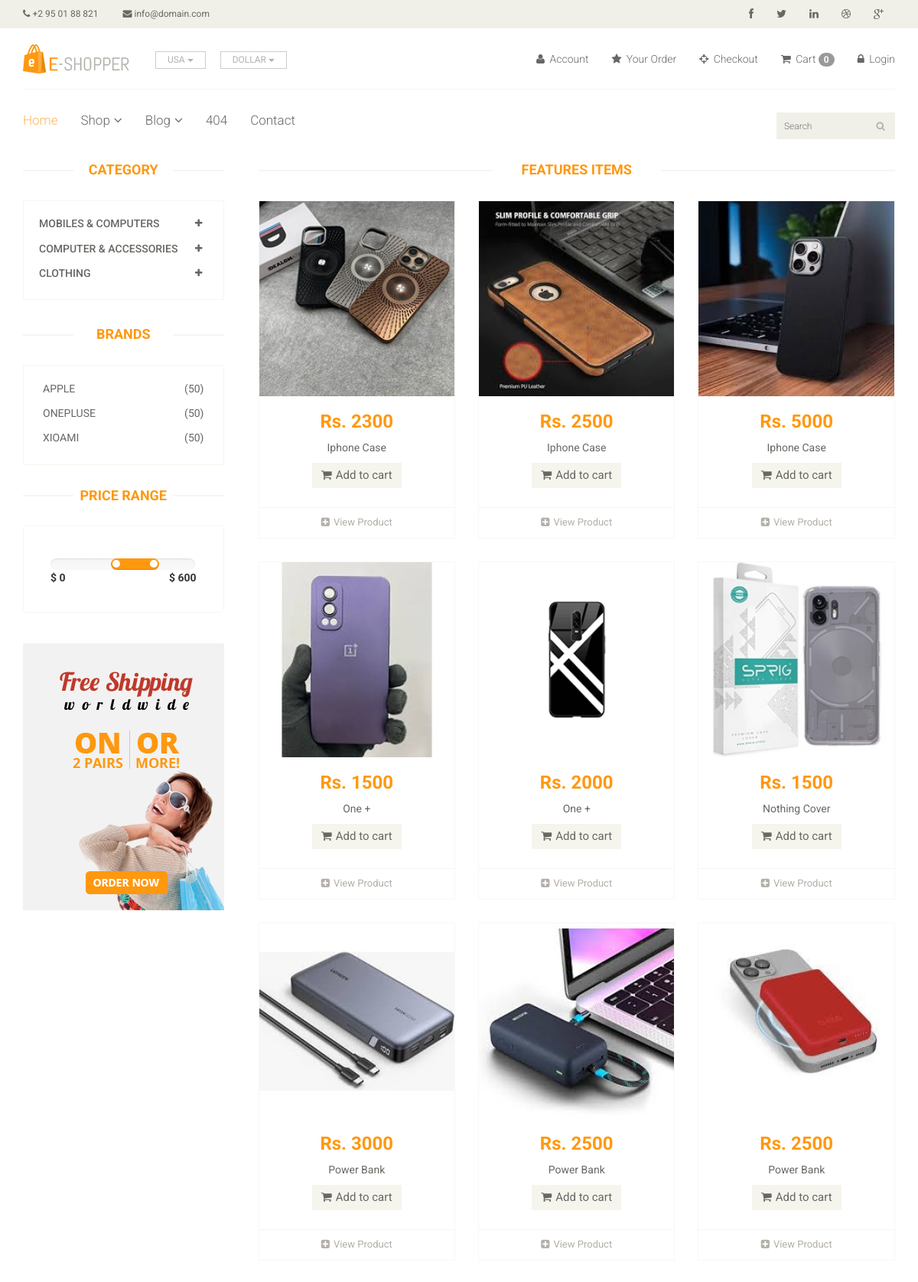
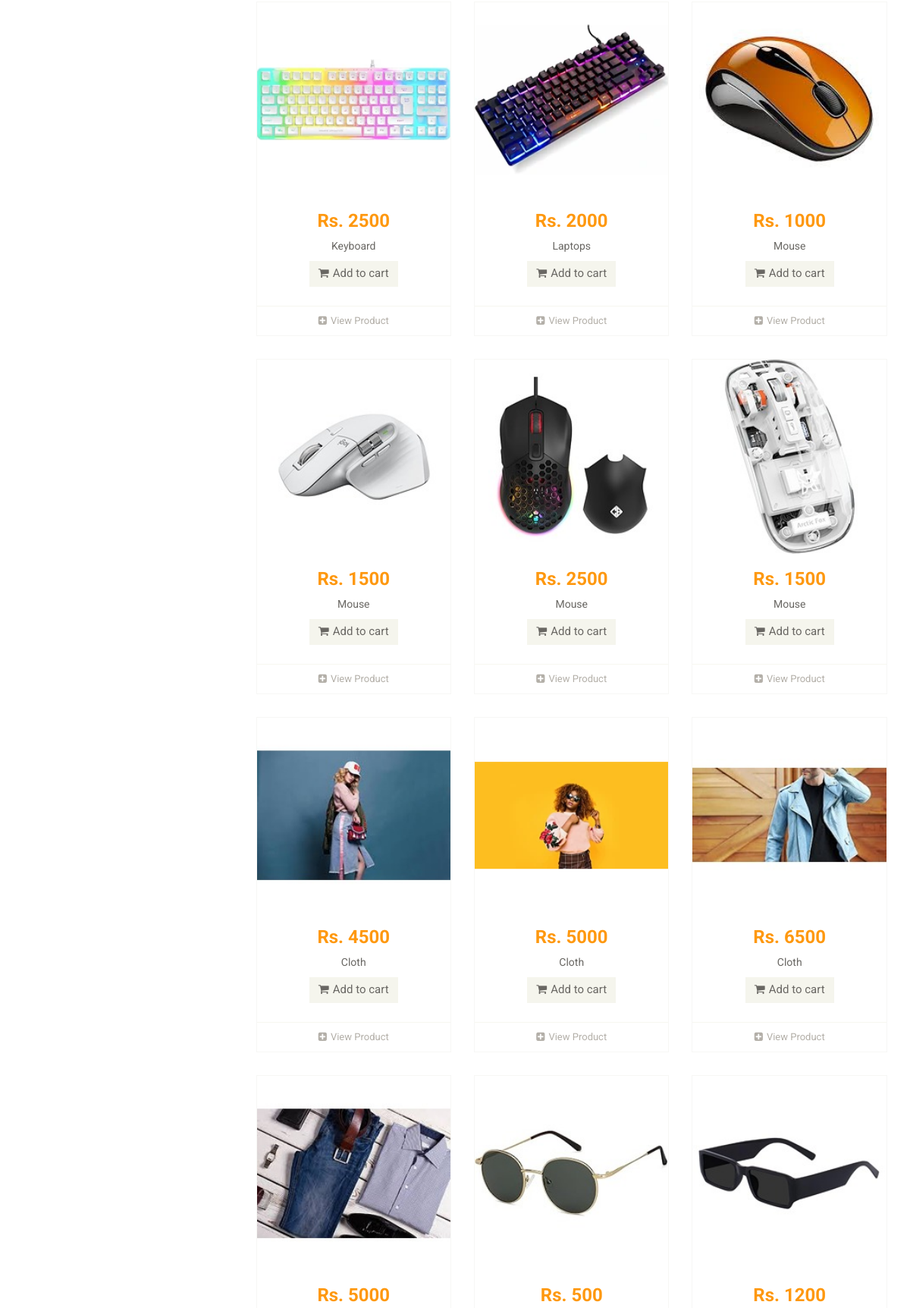
The app's page /product/ (upper part) with its own data (2 pictures, top to bottom).
### app/models.py (models this page shows, shortened)
class Catagory(models.Model):
    name = models.CharField(max_length=150)

class Brand(models.Model):
    name = models.CharField(max_length=200)

class Product(models.Model):
    Availability = (('In Stock','In Stock'),('Out Of Stock','Out Of Stock'))
    category = models.ForeignKey(Catagory,on_delete=models.CASCADE, null=False,default=None)
    sub_category = models.ForeignKey(Sub_Category,on_delete=models.CASCADE, null=False,default=None)
    brand = models.ForeignKey(Brand,on_delete=models.CASCADE,null=True)
    image = models.ImageField(upload_to='ecommerce/pimg')
    name = models.CharField(max_length=100)
    price = models.IntegerField()
    Availability = models.CharField(choices=Availability,null=True,max_length=100)
    date = models.DateField(auto_now_add=True)

### E_Shop/views.py (the view)
# urls.py: path('product/',views.Product_Page,name='product'),
def Product_Page(request):
    catagory = Catagory.objects.all()
    brand = Brand.objects.all()
    brand_id = request.GET.get('brand')
    product = Product.objects.all()
    category_ID = request.GET.get("category")
    if category_ID:
        product = Product.objects.filter(sub_category = category_ID).order_by("-id")
    elif brand_id:
        product = Product.objects.filter(brand = brand_id).order_by("-id")
    else:
        catagory = Catagory.objects.all()
    context = {
        'catagory': catagory,
        'brand': brand,
        'product': product
    }
    return render(request,'product.html',context)

### templates/product.html (shortened to what this page needs)
{% extends "master.html" %}
{% block body %}
<section>
    <div class="container">
        <div class="row">
            <div class="col-sm-3">
                <div class="left-sidebar">
                    <h2>Category</h2>
                    <div class="panel-group category-products" id="accordian">
                        {% for cat in catagory %}
                        <div class="panel panel-default">
                            <div class="panel-heading">
                                <h4 class="panel-title">
                                    <a data-toggle="collapse" data-parent="#accordian" href="#{{cat.id}}">
                                        <span class="badge pull-right"><i class="fa fa-plus"></i></span>
                                        {{cat.name}}
                                    </a>
                                </h4>
                            </div>
                        </div>
                        {% endfor %}
                    </div>
                    <div class="brands_products">
                        <h2>Brands</h2>
                        <div class="brands-name">
                            <ul class="nav nav-pills nav-stacked">
                                {% for i in brand %}
                                <li><a href="/product/?brand={{i.id}}"> <span class="pull-right">(50)</span>{{i.name}} </a></li>
                                {% endfor %}
                            </ul>
                        </div>
                    </div>
                    <div class="price-range">
                        <h2>Price Range</h2>
                        <div class="well">
                             <input type="text" class="span2" value="" data-slider-min="0" data-slider-max="600" data-slider-step="5" data-slider-value="[250,450]" id="sl2" ><br />
                             <b>$ 0</b> <b class="pull-right">$ 600</b>
                        </div>
                    </div>
                    <div class="shipping text-center">
                        <img src="images/home/shipping.jpg" alt="" />
                    </div>
                </div>
            </div>
            <div class="col-sm-9 padding-right">
                <div class="features_items">
                    <h2 class="title text-center">Features Items</h2>
                    {% for prod in product %}
                    <div class="col-sm-4">
                        <div class="product-image-wrapper">
                            <div class="single-products">
                                    <div class="productinfo text-center">
                                        <img src="/{{prod.image}}" alt="" />
                                        <h2>Rs. {{prod.price}} </h2>
                                        <p> {{prod.name}} </p>
                                        <a href="{% url 'cart_add' prod.id %}" class="btn btn-default add-to-cart"><i class="fa fa-shopping-cart"></i>Add to cart</a>
                                    </div>
                                    <div class="product-overlay">
                                        <div class="overlay-content">
                                        </div>
                                    </div>
                            </div>
                            <div class="choose">
                                <ul class="nav nav-pills nav-justified">
                                    <li><a href="{{prod.id}}"><i class="fa fa-plus-square"></i>View Product</a></li>
                                </ul>
                            </div>
                        </div>
                    </div>
                    {% endfor %}
                </div>
            </div>
        </div>
    </div>
</section>
{% endblock body %}

### static/css/main.css (style rules this page uses)
body { font-family: 'Roboto', sans-serif; background:; position: relative; font-weight:400px; }
ul li { list-style: none; }
a { -webkit-transition: 300ms; -moz-transition: 300ms; -o-transition: 300ms; transition: 300ms; }
h1, h2, h3, h4, h5, h6 { font-family: 'Roboto', sans-serif; }
.category-products { border: 1px solid #F7F7F0; margin-bottom: 35px; padding-bottom: 20px; padding-top: 15px; }
.left-sidebar h2, .brands_products h2 { color: #FE980F; font-family: 'Roboto', sans-serif; font-size: 18px; font-weight: 700; margin: 0 auto 30px; text-align: center; text-transform: uppercase; position: relative; z-index:3; }
.left-sidebar h2:after, h2.title:after { content: " "; position: absolute; border: 1px solid #f5f5f5; bottom:8px; left: 0; width: 100%; height: 0; z-index: -2; }
.left-sidebar h2:before { content: " "; position: absolute; background: #fff; bottom: -6px; width: 130px; height: 30px; z-index: -1; left: 50%; margin-left: -65px; }
h2.title:before { content: " "; position: absolute; background: #fff; bottom: -6px; width: 220px; height: 30px; z-index: -1; left: 50%; margin-left: -110px; }
.category-products .panel { background-color: #FFFFFF; border: 0px; border-radius: 0px; box-shadow:none; margin-bottom: 0px; }
.category-products .panel-default .panel-heading { background-color: #FFFFFF; border: 0 none; color: #FFFFFF; padding: 5px 20px; }
.category-products .panel-default .panel-heading .panel-title a { color: #696763; font-family: 'Roboto', sans-serif; font-size: 14px; text-decoration: none; text-transform: uppercase; }
.category-products .badge { background:none; border-radius: 10px; color: #696763; display: inline-block; font-size: 12px; font-weight: bold; line-height: 1; min-width: 10px; padding: 3px 7px; text-align: center; vertical-align: baseline; white-space: nowrap; }
.brands-name { border: 1px solid #F7F7F0; padding-bottom: 20px; padding-top: 15px; }
.brands-name .nav-stacked li a { background-color: #FFFFFF; color: #696763; font-family: 'Roboto', sans-serif; font-size: 14px; padding: 5px 25px; text-decoration: none; text-transform: uppercase; }
.shipping { background-color: #F2F2F2; margin-top: 40px; overflow: hidden; padding-top: 20px; position: relative; }
.price-range { margin-top:30px; }
.well { background-color: #FFFFFF; border: 1px solid #F7F7F0; border-radius: 4px; box-shadow: none; margin-bottom: 20px; min-height: 20px; padding: 35px; }
.padding-right { padding-right: 0; }
.features_items { overflow:hidden; }
h2.title { color: #FE980F; font-family: 'Roboto', sans-serif; font-size: 18px; font-weight: 700; margin: 0 15px; text-transform: uppercase; margin-bottom: 30px; position: relative; }
.product-image-wrapper { border:1px solid #F7F7F5; overflow: hidden; margin-bottom:30px; }
.single-products { position: relative; }
.productinfo h2 { color: #FE980F; font-family: 'Roboto', sans-serif; font-size: 24px; font-weight: 700; }
.productinfo p { font-family: 'Roboto', sans-serif; font-size: 14px; font-weight: 400; color: #696763; }
.productinfo img { width: 100%; }
.productinfo { position:relative; }
.product-overlay { background:#FE980F; top: 0; display: none; height: 0; position: absolute; transition: height 500ms ease 0s; width: 100%; display: block; opacity:; }
.product-overlay .overlay-content { bottom: 0; position: absolute; bottom: 0; text-align: center; width: 100%; }
.add-to-cart { background:#F5F5ED; border: 0 none; border-radius: 0; color: #696763; font-family: 'Roboto', sans-serif; font-size: 15px; margin-bottom: 25px; }
.add-to-cart i { margin-right:5px; }
.choose { border-top: 1px solid #F7F7F0; }
.choose ul li a { color: #B3AFA8; font-family: 'Roboto', sans-serif; font-size: 13px; padding-left: 0; padding-right: 0; }
.choose ul li a i { margin-right:5px; }

### records on screen
Catagory: name "MOBILES & COMPUTERS"
Catagory: name "COMPUTER & ACCESSORIES"
Catagory: name "CLOTHING"
Brand: name "APPLE"
Brand: name "ONEPLUSE"
Brand: name "XIOAMI"
Product: image (picture), price "2300", name "Iphone Case"
Product: image (picture), price "2500", name "Iphone Case"
Product: image (picture), price "5000", name "Iphone Case"
Product: image (picture), price "1500", name "One +"
Product: image (picture), price "2000", name "One +"
Product: image (picture), price "1500", name "Nothing Cover"
Product: image (picture), price "3000", name "Power Bank"
Product: image (picture), price "2500", name "Power Bank"
Product: image (picture), price "2500", name "Power Bank"
Product: image (picture), price "2500", name "Keyboard"
Product: image (picture), price "2000", name "Laptops"
Product: image (picture), price "1000", name "Mouse"
Product: image (picture), price "1500", name "Mouse"
Product: image (picture), price "2500", name "Mouse"
Product: image (picture), price "1500", name "Mouse"
Product: image (picture), price "4500", name "Cloth"
Product: image (picture), price "5000", name "Cloth"
Product: image (picture), price "6500", name "Cloth"
Product: image (picture), price "5000"
Product: image (picture), price "500"
Product: image (picture), price "1200"

### other values on screen
{{ request.session.cart|length }} "0"
